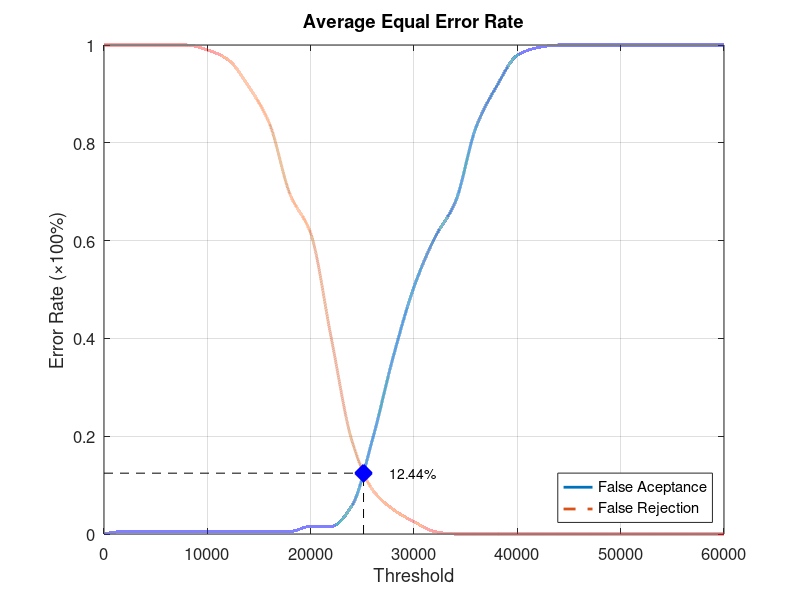
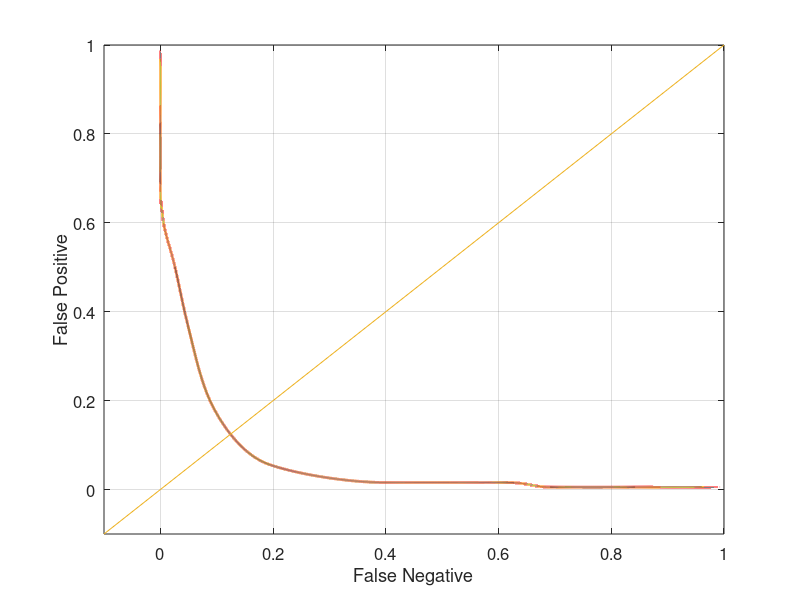

Write the MATLAB code that produced these figures, in order.
function yEER = Database1_3
close all;
clear;
clc;
x = 0:2000:60000;
xq = 0:0.5:60000;

y0 = [0 0.00526316 0.00526316 0.00526316 0.00526316 0.00526316 0.00526316 0.00526316 0.00526316 0.00526316 0.0157895 0.0157895 0.0578947 0.194737 0.363158 0.505263 0.605263 0.678947 0.831579 0.915789 0.978947 0.994737 1 1 1 1 1 1 1 1 1];
yy0 = interp1(x, y0, xq, 'pchip');
y1 = [1 1 1 1 1 0.99 0.97 0.915 0.84 0.695 0.615 0.4 0.19 0.09 0.05 0.025 0.005 0 0 0 0 0 0 0 0 0 0 0 0 0 0];
yy1 = interp1(x, y1, xq, 'pchip');

% Calculating EER: 
y2 = abs(y0 - y1);
find(y2 == min(y2))
yy2 = abs(yy0 - yy1);
xEER = find(yy2 == min(yy2));
xEERIndex = xq(xEER) % X-axis EER
yEER = yy0(xEER) % Y-axis EER

main = figure
plot(xq, yy0,'-','LineWidth', 2);	hold on
plot(xq, yy1,'--','LineWidth', 2);	hold on
plot([xEERIndex xEERIndex], [0 yEER], 'k--');	hold on
plot([0 xEERIndex], [yEER yEER], 'k--');	hold on
plot(xEERIndex, yEER, 'bx', 'LineWidth', 10);	hold on
text(xEERIndex + 10 * xEERIndex / 100, yEER, [num2str(round((10000 * yEER)) / 100) '%'])
legend('False Aceptance', 'False Rejection', 'Location', 'SouthEast')
xlabel('Threshold')
ylabel('Error Rate (\times100%)')
title('Average Equal Error Rate')
set(gca, 'FontSize', 12)
axis([0 60000 0 1])
grid on

print(main, 'Database1_3Main', '-dpng');
FNRxFPR = figure('Color', [1 1 1]);
plot(yy1, yy0, '-', yy1, yy0, 'LineWidth', 2);
hold on
y = -0.1:0.1:1
plot(y, y); 
set(gca, 'FontSize', 12)
xlabel('False Negative')
ylabel('False Positive')
axis([-0.1 1 -0.1 1])
set(gca, 'FontSize', 12)
grid on

print(FNRxFPR, 'Database1_3FNRxFPR','-dpng');
end
